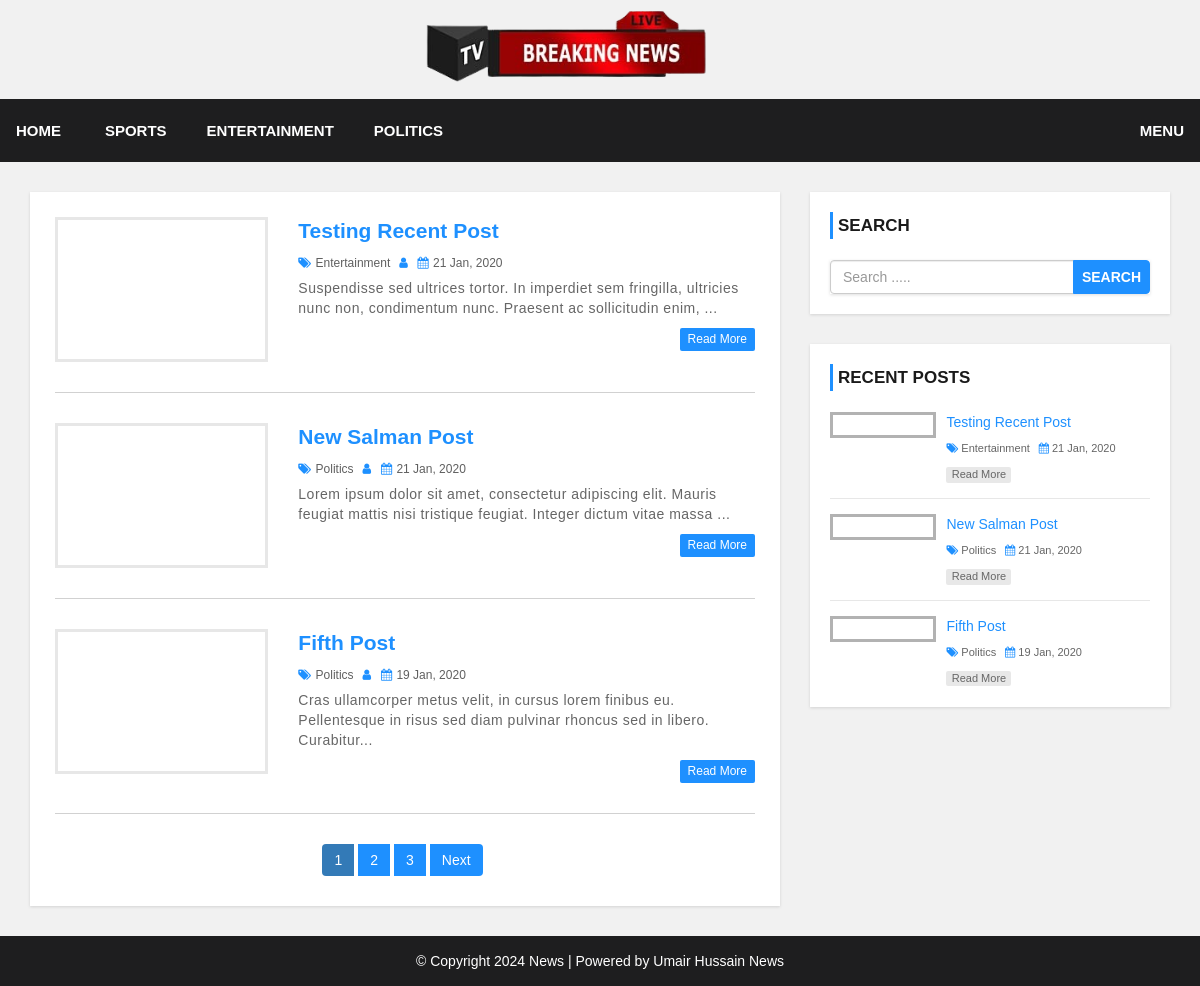
The page / on the database its author committed.
### tables this page shows
CREATE TABLE `category` (
  `category_id` int(11) NOT NULL,
  `category_name` varchar(100) NOT NULL,
  `post` int(11) NOT NULL DEFAULT 0
);

CREATE TABLE `post` (
  `post_id` int(11) NOT NULL,
  `title` varchar(100) NOT NULL,
  `description` text NOT NULL,
  `category` varchar(100) NOT NULL,
  `post_date` varchar(50) NOT NULL,
  `author` int(11) NOT NULL,
  `post_img` varchar(100) NOT NULL
);

CREATE TABLE `settings` (
  `id` int(11) NOT NULL,
  `websitename` varchar(60) NOT NULL,
  `logo` varchar(50) NOT NULL,
  `footerdesc` varchar(255) NOT NULL
);

### index.php (the view, shortened to what this page needs)
<?php include 'header.php'; ?>
    <div id="main-content">
        <div class="container">
            <div class="row">
                <div class="col-md-8">
                    <div class="post-container">
                      <?php
                        include "config.php";
                        $limit = 3;
                        if(isset($_GET['page'])){
                          $page = $_GET['page'];
                        }else{
                          $page = 1;
                        }
                        $offset = ($page - 1) * $limit;
                        $sql = "SELECT post.post_id, post.title, post.description,post.post_date,post.author,
                        category.category_name,user.username,post.category,post.post_img FROM post
                        LEFT JOIN category ON post.category = category.category_id
                        LEFT JOIN user ON post.author = user.user_id
                        ORDER BY post.post_id DESC LIMIT {$offset},{$limit}";
                        $result = mysqli_query($conn, $sql) or die("Query Failed.");
                        if(mysqli_num_rows($result) > 0){
                          while($row = mysqli_fetch_assoc($result)) {
                      ?>
                        <div class="post-content">
                            <div class="row">
                                <div class="col-md-4">
                                  <a class="post-img" href="single.php?id=<?php echo $row['post_id']; ?>"><img src="admin/upload/<?php echo $row['post_img']; ?>" alt=""/></a>
                                </div>
                                <div class="col-md-8">
                                  <div class="inner-content clearfix">
                                      <h3><a href='single.php?id=<?php echo $row['post_id']; ?>'><?php echo $row['title']; ?></a></h3>
                                      <div class="post-information">
                                          <span>
                                              <i class="fa fa-tags" aria-hidden="true"></i>
                                              <a href='category.php?cid=<?php echo $row['category']; ?>'><?php echo $row['category_name']; ?></a>
                                          </span>
                                          <span>
                                              <i class="fa fa-user" aria-hidden="true"></i>
                                          </span>
                                          <span>
                                              <i class="fa fa-calendar" aria-hidden="true"></i>
                                              <?php echo $row['post_date']; ?>
                                          </span>
                                      </div>
                                      <p class="description">
                                          <?php echo substr($row['description'],0,130) . "..."; ?>
                                      </p>
                                      <a class='read-more pull-right' href='single.php?id=<?php echo $row['post_id']; ?>'>read more</a>
                                  </div>
                                </div>
                            </div>
                        </div>
                        <?php
                          }
                        }else{
                          echo "<h2>No Record Found.</h2>";
                        }
                        $sql1 = "SELECT * FROM post";
                        $result1 = mysqli_query($conn, $sql1) or die("Query Failed.");
                        if(mysqli_num_rows($result1) > 0){
                          $total_records = mysqli_num_rows($result1);
                          $total_page = ceil($total_records / $limit);
                          echo '<ul class="pagination admin-pagination">';
                          for($i = 1; $i <= $total_page; $i++){
                            if($i == $page){
                              $active = "active";
                            }else{
                              $active = "";
                            }
                            echo '<li class="'.$active.'"><a href="index.php?page='.$i.'">'.$i.'</a></li>';
                          }
                          if($total_page > $page){
                            echo '<li><a href="index.php?page='.($page + 1).'">Next</a></li>';
                          }
                          echo '</ul>';
                        }
                        ?>
                    </div>
                </div>
                <?php include 'sidebar.php'; ?>
            </div>
        </div>
    </div>
<?php include 'footer.php'; ?>

### header.php (shortened to what this page needs)
<!DOCTYPE html>
<html lang="en">
<head>
    <link rel="stylesheet" href="css/bootstrap.min.css" />
    <link rel="stylesheet" href="css/font-awesome.css">
    <link rel="stylesheet" href="css/style.css">
</head>
<body>
<div id="heade">
    <div class="container">
        <div class="row">
            <div class=" col-md-offset-4 col-md-4">
            <img style=" height:99px"src="admin/images/newss.png">
            </div>
        </div>
    </div>
</div>
<div id="menu-bar">
    <div class="">
        <div class="row">
            <div class="col-md-12" style="display: flex;
            justify-content: space-between;padding: 11px;background-color:#1e1e1f;">
              <?php
                include "config.php";
                $sql = "SELECT * FROM category WHERE post > 0";
                $result = mysqli_query($conn, $sql) or die("Query Failed. : Category");
                if(mysqli_num_rows($result) > 0){
                  $active = "";
              ?>
                <ul class='menu'>
                  <li><a href='<?php  ?>'>Home</a></li>
                  <?php while($row = mysqli_fetch_assoc($result)) {
                    echo "<li><a class='{$active}' href='category.php?cid={$row['category_id']}'>{$row['category_name']}</a></li>";
                  } ?>
                </ul>
                <ul class='menu'>
                  <li><a href='./admin/users.php'>Menu</a></li>
                </ul>
                <?php } ?>
            </div>
        </div>
    </div>
</div>

### sidebar.php (shortened to what this page needs)
<div id="sidebar" class="col-md-4">
    <div class="search-box-container">
        <h4>Search</h4>
        <form class="search-post" action="search.php" method ="GET">
            <div class="input-group">
                <input type="text" name="search" class="form-control" placeholder="Search .....">
                <span class="input-group-btn">
                    <button type="submit" class="btn btn-danger">Search</button>
                </span>
            </div>
        </form>
    </div>
    <div class="recent-post-container">
        <h4>Recent Posts</h4>
        <?php
        include "config.php";
        $limit = 3;
        $sql = "SELECT post.post_id, post.title, post.post_date,
        category.category_name,post.category,post.post_img FROM post
        LEFT JOIN category ON post.category = category.category_id
        ORDER BY post.post_id DESC LIMIT {$limit}";
        $result = mysqli_query($conn, $sql) or die("Query Failed. : Recent Post");
        if(mysqli_num_rows($result) > 0){
          while($row = mysqli_fetch_assoc($result)) {
      ?>
        <div class="recent-post">
            <a class="post-img" href="single.php?id=<?php echo $row['post_id']; ?>">
            </a>
            <div class="post-content">
                <h5><a href="single.php?id=<?php echo $row['post_id']; ?>"><?php echo $row['title']; ?></a></h5>
                <span>
                    <i class="fa fa-tags" aria-hidden="true"></i>
                    <a href='category.php?cid=<?php echo $row['category']; ?>'><?php echo $row['category_name']; ?></a>
                </span>
                <span>
                    <i class="fa fa-calendar" aria-hidden="true"></i>
                    <?php echo $row['post_date']; ?>
                </span>
                <a class="read-more" href="single.php?id=<?php echo $row['post_id']; ?>">read more</a>
            </div>
        </div>
    <?php
      }
    }
    ?>
    </div>
</div>

### footer.php
<div id ="footer" style=" background-color:#1e1e1f;">
    <div class="container">
        <div class="row">
            <div class="col-md-12">
              <?php
                include "config.php";
                $sql = "SELECT * FROM settings";
                $result = mysqli_query($conn, $sql) or die("Query Failed.");
                if(mysqli_num_rows($result) > 0){
                  while($row = mysqli_fetch_assoc($result)) {
              ?>
                <span><?php echo $row['footerdesc']; ?></span>
              <?php
                }
              }
              ?>
            </div>
        </div>
    </div>
</div>
</body>
</html>

### css/style.css (style rules this page uses)
body { background: #f1f1f1; font-family: sans-serif,arial,Helvetica; }
a, a:hover, a:focus { text-decoration: none; outline: none; }
ul { margin:0; padding:0; list-style:none; }
form { background: #fff; padding: 25px; box-shadow:0 1px 3px rgba(0, 0, 0, 0.13); }
#menu-bar { background: #333; text-align: center; }
#menu-bar .menu > li { display: inline-block; }
.menu > li > a { padding: 10px 20px; display: block; text-transform: uppercase; color: #fff; font-size: 15px; font-weight:600; transition:all 0.5s ease 0s; }
#main-content { padding: 30px 0; min-height: 750px; }
#main-content .post-container { background-color: #fff; padding: 25px; box-shadow: 0 1px 3px rgba(0, 0, 0, 0.13); }
#main-content .post-content { border-bottom: 1px solid #d1d1d1; padding: 0 0 30px; margin-bottom:30px; }
#main-content .post-content .post-img { border: 3px solid #e7e7e7; display: block; height: 145px; overflow: hidden; transition: border .3s; }
#main-content .post-content h3 { font-size: 21px; line-height: 28px; font-weight: 600; margin: 0 0 7px; }
#main-content .post-content h3 a { color: #1e90ff; transition:all 0.3s; }
#main-content .post-content .post-information span { color: #606060; font-size: 12px; text-transform: capitalize; margin: 0 5px 5px 0; display: inline-block; }
#main-content .post-content .post-information i { color: #1e90ff; margin-right: 1px; }
#main-content .post-content .post-information a { color: #606060; text-decoration: none; }
#main-content .post-content p, #main-content .single-post p { color: #666; font-size: 14px; letter-spacing: 0.5px; margin:0 0 10px; }
#main-content .post-content a.read-more { color: #fff; background-color: #1E90FF; font-size: 12px; text-transform: capitalize; padding: 3px 8px; border-radius: 2px; transition: all 0.3s; }
.pagination { display: block; text-align: center; margin: 0; }
.pagination li { display:inline-block; margin: 0 5px 0 0; }
.pagination li a { border: none; background: #1e90ff; color: #fff; }
i.fa { color:#222; }
#sidebar h4 { color: #1A1A1A; font-size: 17px; line-height: 27px; font-weight:600; text-transform: uppercase; padding: 0 0 0 5px; margin: 0 0 21px; border-left: 3px solid #1e90ff; }
#sidebar .search-box-container { background-color: #fff; padding: 20px; margin: 0 0 30px; box-shadow: 0 1px 3px rgba(0, 0, 0, 0.13); }
#sidebar .search-post { padding: 0; }
#sidebar .search-post input { color: #606060; }
#sidebar .search-post .btn { font-weight: 600; text-transform: uppercase; padding: 6px 8px; background-color: #1E90FF; border-color: #1E90FF; outline: none; }
#sidebar .recent-post-container { padding: 20px; background: #fff; box-shadow: 0 1px 3px rgba(0, 0, 0, 0.13); }
#sidebar .recent-post { border-bottom: 1px solid #e7e7e7; padding: 0 0 15px; margin: 0 0 15px; }
#sidebar .recent-post:last-child { margin: 0; padding: 0; border: none; }
#sidebar .recent-post .post-img { display: inline-block; width: 33%; border: 3px solid rgba(0,0,0,0.3); vertical-align: top; transition: border .3s; }
#sidebar .recent-post .post-content { width: 65%; display: inline-block; border: none; padding: 0 0 0 7px; margin: 0; }
#sidebar .recent-post h5 { font-size: 14px; line-height: 20px; margin: 0 0 5px; }
#sidebar .recent-post h5 a { color: #1E90FF; }
#sidebar .recent-post span { color: #666; font-size: 11px; display: inline-block; margin: 0 5px 10px 0; }
#sidebar .recent-post span a { color: #666; }
#sidebar .recent-post span i { color: #1E90FF; }
#sidebar .recent-post a.read-more { color: #666; background-color: rgba(0,0,0,0.09); width: 65px; font-size: 11px; text-align: center; padding: 0; display: block; transition: all 0.3s; }
#footer { color: #fff; padding:15px 0; text-align:center; background-color:#1e1e1f; }
#footer a { color:#fff; }

### rows shown on the page
category: category_name "SPORTS"
category: category_name "ENTERTAINMENT"
category: category_name "POLITICS"
post: title "Testing Recent Post", category.category_name "Entertainment", post_date "21 Jan, 2020", description "Suspendisse sed ultrices tortor. In imperdiet sem fringilla, ultricies nunc non, condimentum nunc. Praesent ac sollicitudin enim,"
post: title "New Salman Post", category.category_name "Politics", post_date "21 Jan, 2020", description "Lorem ipsum dolor sit amet, consectetur adipiscing elit. Mauris feugiat mattis nisi tristique feugiat. Integer dictum vitae massa"
post: title "Fifth Post", category.category_name "Politics", post_date "19 Jan, 2020", description "Cras ullamcorper metus velit, in cursus lorem finibus eu. Pellentesque in risus sed diam pulvinar rhoncus sed in libero. Curabitur"
settings: footerdesc "© Copyright 2024 News | Powered by Umair Hussain News"
